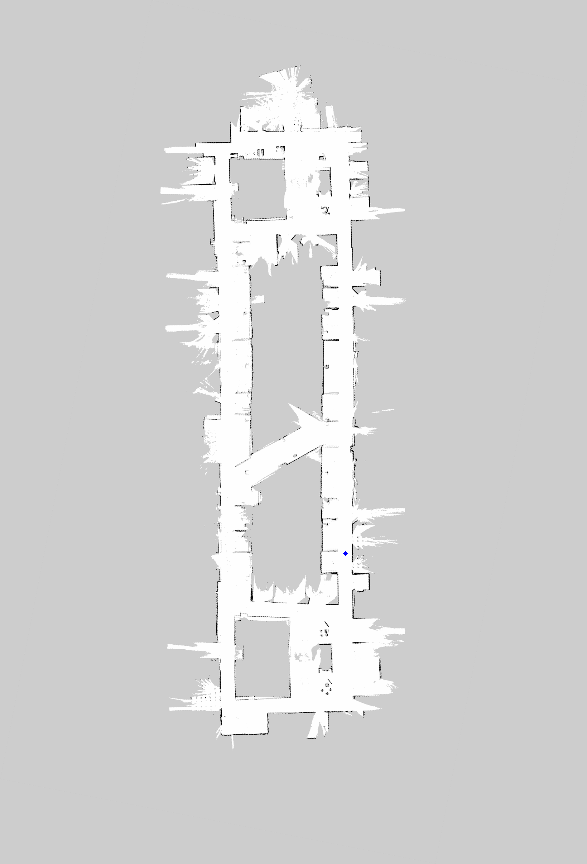
#> input picture location.png, 587 x 864 px
$ python -i grid.py   (imports and definitions only)
#> lines starting #> are read from the running program, lines starting #| are printed output that depends on the picture; after the words box and inside, x2 and y2 are one past the last pixel; in counts of white or black regions, pixels touching at a corner belong together
import cv2
import numpy as np
from win32api import GetSystemMetrics

class MouseData:
    # [8 lines left out: function __init__, not called in this run]

class GridData:
    # [5 lines left out: function __init__, not called in this run]

class StoreData:
    def __init__(self):
        self.G_Data = GridData()
        self.M_Data = MouseData()

def GetPosition(location_map):
#> called with location_map = 'location.png'
    img = cv2.imread(location_map)
#> img is the input picture: shape (864, 587, 3); mean B, G, R 210.3, 210.3, 210.3
    if img is None:
        print("No image to search")
        return None

    hsv_img = cv2.cvtColor(img, cv2.COLOR_BGR2HSV)
#> hsv_img: shape (864, 587, 3); mean H, S, V 0, 0, 210.3

    blue = (255, 0, 0)
    blue = cv2.cvtColor(np.uint8([[blue]]), cv2.COLOR_BGR2HSV)[0][0]

    mask = cv2.inRange(hsv_img, blue, blue)
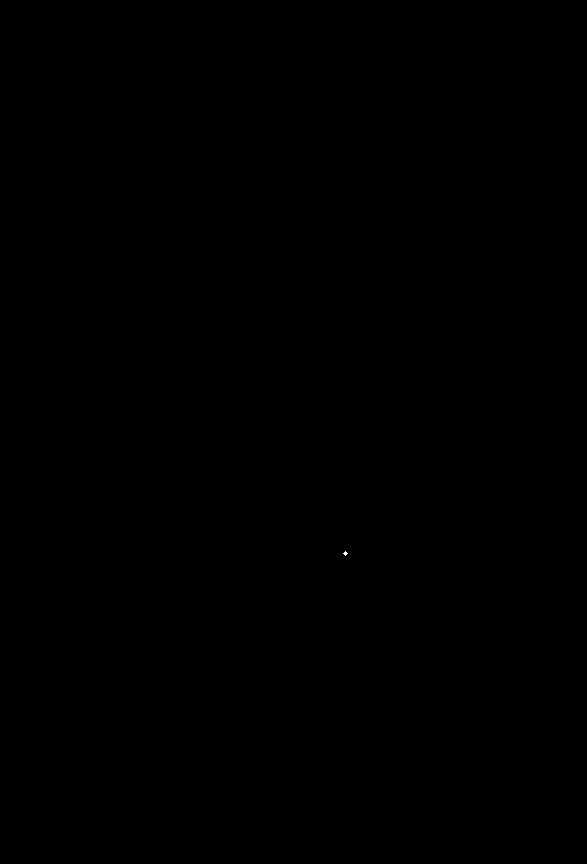
#> mask: shape (864, 587); 0% white in thin lines or dots, all inside (x1, y1, x2, y2) = (343, 551, 348, 556)

    contours, _ = cv2.findContours(mask, cv2.RETR_EXTERNAL, cv2.CHAIN_APPROX_SIMPLE)
#> contours = [[[345, 551], [343, 553], [345, 555], [347, 553]]]

    if contours:
        largest_contour = max(contours, key=cv2.contourArea)
#> largest_contour = [[345, 551], [343, 553], [345, 555], [347, 553]]

        M = cv2.moments(largest_contour)
#> M = moments, m00 8, centre m10/m00, m01/m00 = (345, 553)
        centroid_x = int(M["m10"] / M["m00"])
#> centroid_x = 345
        centroid_y = int(M["m01"] / M["m00"])
#> centroid_y = 553

    return centroid_x, centroid_y


# [159 lines left out: functions readTxt, setData, getRoi, makeGridCoords, loadArray, createGridImage, not called in this run]

def main():
    matrix = createGridImage("map_new_new_edited.png")

# [2 lines not run here, left out]

>>> result = GetPosition('location.png')
#> result = (345, 553)
